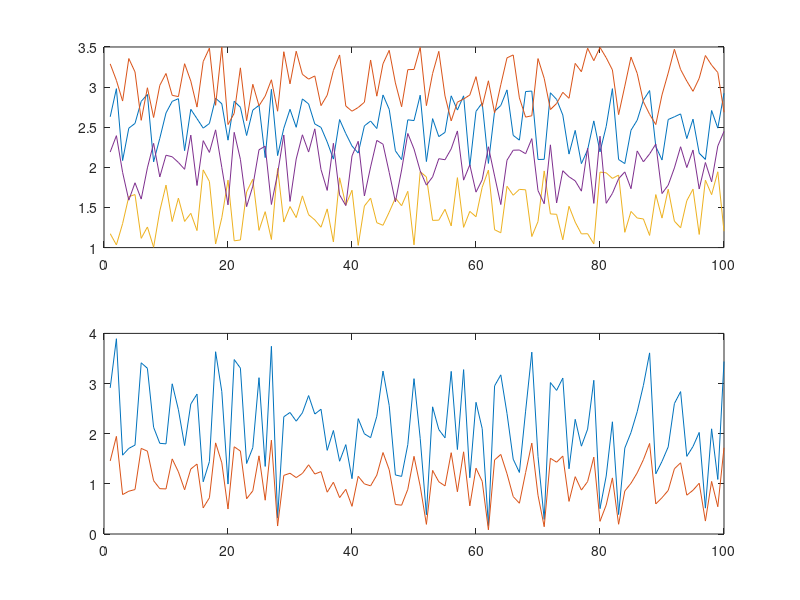

This figure's MATLAB source:
% testsim_diff_sum_vs_mean 
s1 = rand(1,100) + 2;
s2 = rand(1,100) + 2.5;

s3 = rand(1,100) + 1;
s4 = rand(1,100) + 1.5;


diff_sum = (s1 + s2) - (s3 + s4);
diff_mean = (s1 + s2)/2 - (s3 + s4)/2;

diff_sum = (s1 + s1) - (s3 + s3);
diff_mean = (s1 + s1)/2 - (s3 + s3)/2;

subplot(2,1,1)
plot([s1' s2' s3' s4']);


subplot(2,1,2)
plot([diff_sum' diff_mean']);